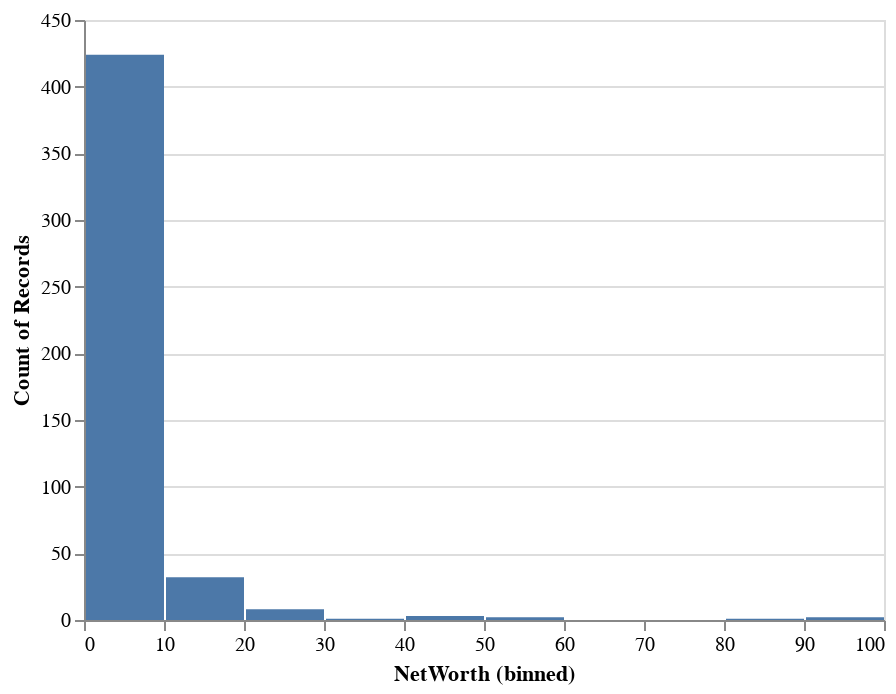

Write notebook code for a chart like this one.
### Code cell
alt.Chart(forbes_billionaires[IsMaster]).mark_bar().encode(alt.X("NetWorth", bin=True), y='count()',)

### Figure 1 — Vega-Lite specification as saved in the notebook (floating-point values rounded to 4 significant figures; data arrays with more than 128 entries replaced by an {"elided": "..."} marker saying what was removed)
{"config": {"view": {"continuousWidth": 400, "continuousHeight": 300}}, "data": {"name": "data-ed712b09e48093bff74b79b9cbbe0040"}, "mark": "bar", "encoding": {"x": {"bin": true, "field": "NetWorth", "type": "quantitative"}, "y": {"aggregate": "count", "type": "quantitative"}}, "$schema": "https://vega.github.io/schema/vega-lite/v4.17.0.json", "datasets": {"data-ed712b09e48093bff74b79b9cbbe0040": {"elided": "473 records"}}}
